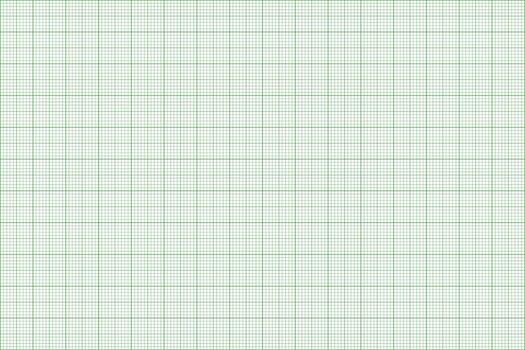
#> input picture UAS PROJECT/task_images/graph.jpeg, 525 x 350 px, found by its file name
$ python 'Open CV.py'
#> lines starting #> are read from the running program, lines starting #| are printed output that depends on the picture
import cv2 as cv
import numpy as np

image = cv.imread("task_images/graph.jpeg")
#> image is the input picture: shape (350, 525, 3); mean B, G, R 221.5, 232.5, 221.1

# [47 lines of commented-out code are left out]

pt1 = (0,0)
#Right and Down
pt2 = (100,100)
color = (255,0,0)
thickness = 4
cv.line(image,pt1,pt2,color,thickness)

cv.rectangle(image,(50,50), (250,200), (255,0,0), thickness)
cv.circle(image,(50,50), 50, (0,0,255), -1)

#put text

cv.putText(image, "Hello Python Programmers", (50,300), cv.FONT_HERSHEY_SIMPLEX, 1, (0,0,255), 2)
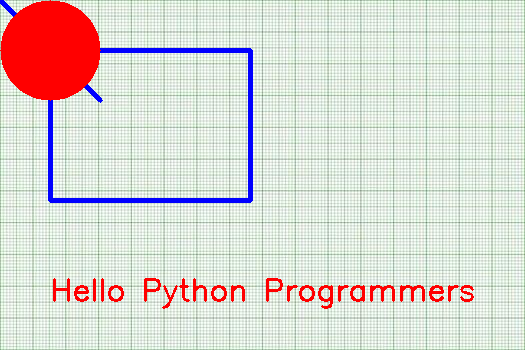
#> image: shape (350, 525, 3); mean B, G, R 209.2, 214.9, 219.2

cv.imshow("Text", image)
cv.waitKey(0)
cv.destroyAllWindows()
